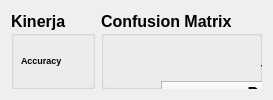
    <widget class="QWidget" name="tab">
     <attribute name="title">
      <string>cv-1</string>
     </attribute>
     <layout class="QGridLayout" name="gridLayout_4">
      <item row="0" column="0">
       <layout class="QHBoxLayout" name="horizontalLayout_16">
        <property name="spacing">
         <number>6</number>
        </property>
        <property name="sizeConstraint">
         <enum>QLayout::SetFixedSize</enum>
        </property>
        <item>
         <widget class="QGroupBox" name="groupBox_29">
          <property name="font">
           <font>
            <pointsize>12</pointsize>
            <weight>75</weight>
            <bold>true</bold>
           </font>
          </property>
          <property name="title">
           <string>Kinerja</string>
          </property>
          <widget class="QWidget" name="gridLayoutWidget_15">
           <property name="geometry">
            <rect>
             <x>10</x>
             <y>30</y>
             <width>181</width>
             <height>171</height>
            </rect>
           </property>
           <layout class="QGridLayout" name="gridLayout_16">
            <property name="sizeConstraint">
             <enum>QLayout::SetMinAndMaxSize</enum>
            </property>
            <item row="0" column="1">
             <widget class="QLabel" name="accuracy_cv1">
              <property name="font">
               <font>
                <pointsize>8</pointsize>
               </font>
              </property>
              <property name="text">
               <string>0%</string>
              </property>
             </widget>
            </item>
            <item row="0" column="0">
             <widget class="QLabel" name="label_97">
              <property name="font">
               <font>
                <pointsize>7</pointsize>
               </font>
              </property>
              <property name="text">
               <string>Accuracy</string>
              </property>
             </widget>
            </item>
            <item row="1" column="0">
             <widget class="QLabel" name="label_98">
              <property name="font">
               <font>
                <pointsize>7</pointsize>
               </font>
              </property>
              <property name="text">
               <string>Recall</string>
              </property>
             </widget>
            </item>
            <item row="3" column="0">
             <widget class="QLabel" name="label_99">
              <property name="font">
               <font>
                <pointsize>7</pointsize>
               </font>
              </property>
              <property name="text">
               <string>Precision</string>
              </property>
             </widget>
            </item>
            <item row="2" column="1">
             <widget class="QLabel" name="fmeasure_cv1">
              <property name="font">
               <font>
                <pointsize>8</pointsize>
               </font>
              </property>
              <property name="text">
               <string>0</string>
              </property>
             </widget>
            </item>
            <item row="2" column="0">
             <widget class="QLabel" name="label_100">
              <property name="font">
               <font>
                <pointsize>7</pointsize>
               </font>
              </property>
              <property name="text">
               <string>F-Measure</string>
              </property>
             </widget>
            </item>
            <item row="1" column="1">
             <widget class="QLabel" name="recall_cv1">
              <property name="font">
               <font>
                <pointsize>8</pointsize>
               </font>
              </property>
              <property name="text">
               <string>0</string>
              </property>
             </widget>
            </item>
            <item row="3" column="1">
             <widget class="QLabel" name="precission_cv1">
              <property name="font">
               <font>
                <pointsize>8</pointsize>
               </font>
              </property>
              <property name="text">
               <string>0</string>
              </property>
             </widget>
            </item>
           </layout>
          </widget>
         </widget>
        </item>
        <item>
         <widget class="QGroupBox" name="groupBox_30">
          <property name="font">
           <font>
            <pointsize>12</pointsize>
            <weight>75</weight>
            <bold>true</bold>
           </font>
          </property>
          <property name="title">
           <string>Confusion Matrix</string>
          </property>
          <widget class="QTableWidget" name="table_confusion_cv1">
           <property name="geometry">
            <rect>
             <x>60</x>
             <y>70</y>
             <width>271</width>
             <height>91</height>
            </rect>
           </property>
           <property name="font">
            <font>
             <pointsize>12</pointsize>
            </font>
           </property>
           <row>
            <property name="text">
             <string>Positif</string>
            </property>
           </row>
           <row>
            <property name="text">
             <string>Negatif</string>
            </property>
           </row>
           <column>
            <property name="text">
             <string>Positif</string>
            </property>
           </column>
           <column>
            <property name="text">
             <string>Negatif</string>
            </property>
           </column>
           <item row="0" column="0">
            <property name="text">
             <string>0</string>
            </property>
           </item>
           <item row="0" column="1">
            <property name="text">
             <string>0</string>
            </property>
           </item>
           <item row="1" column="0">
            <property name="text">
             <string>0</string>
            </property>
           </item>
           <item row="1" column="1">
            <property name="text">
             <string>0</string>
            </property>
           </item>
          </widget>
          <widget class="QLabel" name="label_101">
           <property name="geometry">
            <rect>
             <x>160</x>
             <y>50</y>
             <width>71</width>
             <height>16</height>
            </rect>
           </property>
           <property name="font">
            <font>
             <pointsize>10</pointsize>
            </font>
           </property>
           <property name="text">
            <string>Terprediksi</string>
           </property>
          </widget>
          <widget class="QLabel" name="label_102">
           <property name="geometry">
            <rect>
             <x>10</x>
             <y>100</y>
             <width>41</width>
             <height>16</height>
            </rect>
           </property>
           <property name="font">
            <font>
             <pointsize>10</pointsize>
            </font>
           </property>
           <property name="text">
            <string>Fakta</string>
           </property>
          </widget>
         </widget>
        </item>
       </layout>
      </item>
     </layout>
    </widget>
